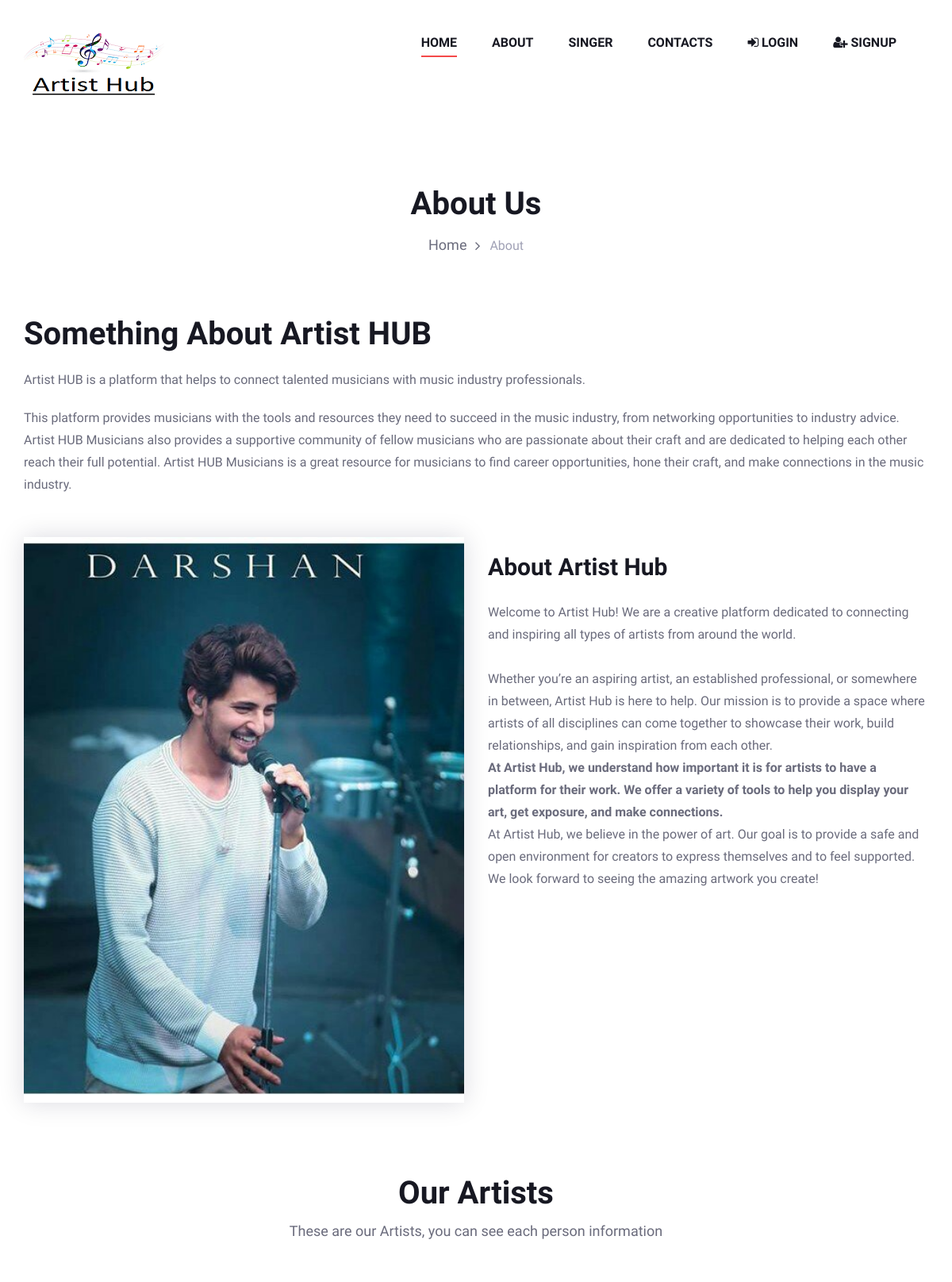
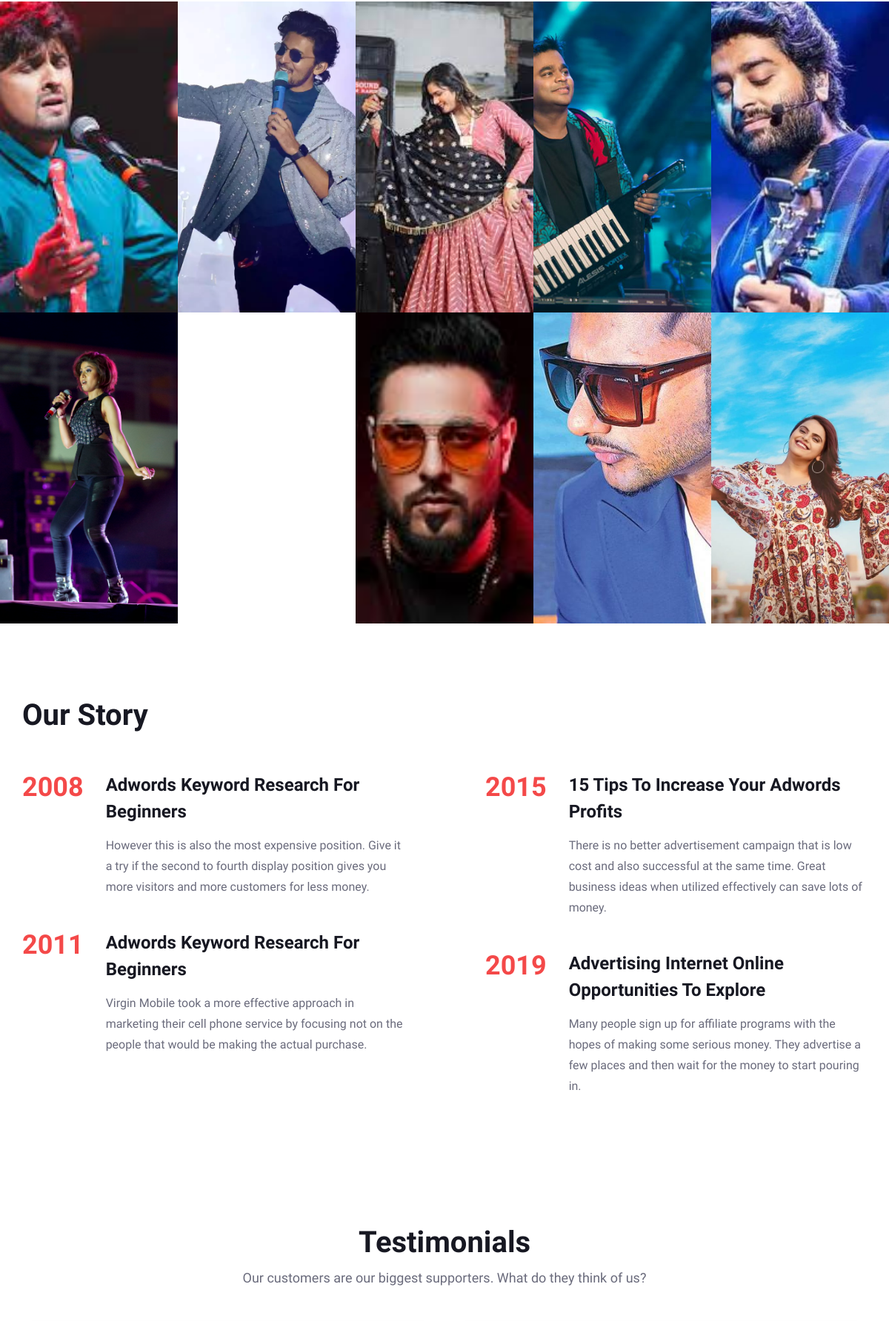
The page /about/ (upper part) on the database its author committed (2 pictures, top to bottom).
### myapp/models.py (models this page shows, shortened)
class Artist(models.Model):
	fname=models.CharField(max_length=100)
	lname=models.CharField(max_length=100)
	email=models.EmailField()
	mobile=models.BigIntegerField()
	about=models.TextField(max_length=500)
	facebook=models.CharField(max_length=100)
	instagram=models.CharField(max_length=100)
	twitter=models.CharField(max_length=100)
	password=models.CharField(max_length=50)
	profile_pic=models.ImageField(upload_to='profile_pic')

### myapp/views.py (the view)
# urls.py: path('about/',views.about,name='about'),
def about(request):
	artist=Artist.objects.all().order_by('id')[:3]
	artist_all=Artist.objects.all()
	return render(request,'about-us.html',{'artist':artist,'artist_all':artist_all})

### myapp/templates/about-us.html (shortened to what this page needs)
{% extends 'header.html' %}
{% load static %}
{% block content %}
<!DOCTYPE html>
<html lang="zxx">
<head>
</head>
<body>
    <section class="breadcrumb-section">
        <div class="container">
            <div class="row">
                <div class="col-lg-12">
                    <div class="breadcrumb-text">
                        <h2>About Us</h2>
                        <div class="bt-option">
                            <a href="/">Home</a>
                            <span>About</span>
                        </div>
                    </div>
                </div>
            </div>
        </div>
    </section>
    <section class="about-section spad">
        <div class="container">
            <div class="row">
                <div class="col-lg-12">
                    <div class="section-title">
                        <h2>Something About Artist HUB</h2>
                        <p class="f-para"> Artist HUB is a platform that helps to connect talented musicians with music industry professionals. </p>
                        <p>This platform provides musicians with the tools and resources they need to succeed in the music industry, from networking opportunities to industry advice. Artist HUB Musicians also provides a supportive community of fellow musicians who are passionate about their craft and are dedicated to helping each other reach their full potential. Artist HUB Musicians is a great resource for musicians to find career opportunities, hone their craft, and make connections in the music industry.</p>
                    </div>
                </div>
            </div>
            <div class="row">
                <div class="col-lg-6">
                    <div class="about-pic">
                        <img src="{% static 'img/darshan.jpg' %}" alt="">
                    </div>
                </div>
                <div class="col-lg-6">
                    <div class="about-text">
                        <h3>About Artist Hub</h3>
                        <p>Welcome to Artist Hub! We are a creative platform dedicated to connecting and inspiring all types of artists from around the world. <br><br>
                            Whether you’re an aspiring artist, an established professional, or somewhere in between, Artist Hub is here to help. Our mission is to provide a space where artists of all disciplines can come together to showcase their work, build relationships, and gain inspiration from each other.<br>
                            <b>At Artist Hub, we understand how important it is for artists to have a platform for their work. We offer a variety of tools to help you display your art, get exposure, and make connections.</b><br>
                            At Artist Hub, we believe in the power of art. Our goal is to provide a safe and open environment for creators to express themselves and to feel supported. We look forward to seeing the amazing artwork you create!</p>
                    </div>
                </div>
            </div>
        </div>
    </section>
    <section class="team-member-section">
        <div class="container">
            <div class="row">
                <div class="col-lg-12">
                    <div class="section-title">
                        <h2>Our Artists </h2>
                        <p>These are our Artists, you can see each person information</p>
                    </div>
                </div>
            </div>
        </div>
        {% for i in artist_all %}
        <div class="member-item set-bg" data-setbg="{{ i.profile_pic.url }}">
        </div>
        {% endfor %}
    </section>
    <section class="story-section spad">
        <div class="container">
            <div class="row">
                <div class="col-lg-12">
                    <div class="section-title">
                        <h2>Our Story</h2>
                    </div>
                </div>
            </div>
            <div class="row">
                <div class="col-lg-6">
                    <div class="story-left">
                        <div class="story-item">
                            <h2>2008</h2>
                            <div class="si-text">
                                <h4>Adwords Keyword Research For Beginners</h4>
                                <p>However this is also the most expensive position. Give it a try if the second to fourth display position gives you more visitors and more customers for less money.</p>
                            </div>
                        </div>
                        <div class="story-item">
                            <h2>2011</h2>
                            <div class="si-text">
                                <h4>Adwords Keyword Research For Beginners</h4>
                                <p>Virgin Mobile took a more effective approach in marketing their cell phone service by focusing not on the people that would be making the actual purchase.</p>
                            </div>
                        </div>
                    </div>
                </div>
                <div class="col-lg-6">
                    <div class="story-right">
                        <div class="story-item">
                            <h2>2015</h2>
                            <div class="si-text">
                                <h4>15 Tips To Increase Your Adwords Profits</h4>
                                <p>There is no better advertisement campaign that is low cost and also successful at the same time. Great business ideas when utilized effectively can save lots of money.</p>
                            </div>
                        </div>
                        <div class="story-item">
                            <h2>2019</h2>
                            <div class="si-text">
                                <h4>Advertising Internet Online Opportunities To Explore</h4>
                                <p>Many people sign up for affiliate programs with the hopes of making some serious money. They advertise a few places and then wait for the money to start pouring in.</p>
                            </div>
                        </div>
                    </div>
                </div>
            </div>
        </div>
    </section>
    <section class="testimonial-section spad">
        <div class="container">
            <div class="row">
                <div class="col-lg-12">
                    <div class="section-title">
                        <h2>Testimonials</h2>
                        <p>Our customers are our biggest supporters. What do they think of us?</p>
                    </div>
                </div>
            </div>
            <div class="row">
                <div class="col-lg-12">
                    <div class="row">
                        <div class="testimonial-slider owl-carousel">
                        </div>
                    </div>
                </div>
            </div>
        </div>
    </section>
</body>
</html>
{% endblock %}

### myapp/static/css/style.css (style rules this page uses)
html, body { height: 100%; font-family: "Work Sans", sans-serif; -webkit-font-smoothing: antialiased; font-smoothing: antialiased; }
h1, h2, h3, h4, h5, h6 { margin: 0; color: #111111; font-weight: 400; font-family: "Work Sans", sans-serif; }
h2 { font-size: 36px; }
h3 { font-size: 30px; }
h4 { font-size: 24px; }
p { font-size: 16px; font-family: "Work Sans", sans-serif; color: #6a6b7c; font-weight: 400; line-height: 28px; margin: 0 0 15px 0; }
img { max-width: 100%; }
.section-title { text-align: center; margin-bottom: 52px; }
.section-title h2 { font-size: 40px; font-weight: 700; color: #171822; margin-bottom: 10px; }
.section-title p { font-size: 18px; color: #6a6b7c; margin-bottom: 0; }
.set-bg { background-repeat: no-repeat; background-size: cover; background-position: top center; }
.spad { padding-top: 100px; padding-bottom: 100px; }
.team-member-section { overflow: hidden; }
.member-item { width: 20%; float: left; height: 420px; position: relative; overflow: hidden; }
.breadcrumb-section { padding: 75px 0 75px; }
.breadcrumb-text { text-align: center; }
.breadcrumb-text h2 { font-size: 40px; color: #171822; font-weight: 600; margin-bottom: 14px; }
.breadcrumb-text .bt-option a { font-size: 18px; color: #6a6b7c; display: inline-block; margin-right: 25px; position: relative; }
.breadcrumb-text .bt-option a:after { position: absolute; right: -17px; top: 2px; content: ""; font-family: "FontAwesome"; }
.breadcrumb-text .bt-option span { display: inline-block; color: #a0a1b5; }
.about-section { padding-top: 0; padding-bottom: 90px; }
.about-section .section-title { text-align: left; }
.about-section .section-title h2 { margin-bottom: 20px; }
.about-section .section-title p { font-size: 16px; }
.about-section .section-title p.f-para { margin-bottom: 20px; }
.about-pic { -webkit-box-shadow: 0px 0px 30px rgba(11, 12, 48, 0.15); box-shadow: 0px 0px 30px rgba(11, 12, 48, 0.15); }
.about-pic img { min-width: 100%; }
.about-text { padding-top: 20px; }
.about-text h3 { color: #171822; font-weight: 600; margin-bottom: 25px; }
.about-text p { margin-bottom: 20px; }
.story-section { padding-bottom: 30px; }
.story-section .section-title { text-align: left; }
.story-section .section-title h2 { margin-bottom: 0; }
.story-left { padding-right: 40px; }
.story-right { padding-left: 40px; }
.story-item { margin-bottom: 28px; }
.story-item h2 { color: #f44949; font-weight: 600; float: left; margin-right: 30px; line-height: 42px; }
.story-item .si-text { overflow: hidden; }
.story-item .si-text h4 { color: #171822; font-weight: 600; line-height: 36px; margin-bottom: 14px; }
.testimonial-section { padding-bottom: 40px; overflow: hidden; }
.testimonial-section .section-title { margin-bottom: 26px; }
@media only screen and (min-width: 1200px) { .container { max-width: 1170px; } }

### rows shown on the page
Artist: shows a picture
Artist: shows a picture
Artist: shows a picture
Artist: shows a picture
Artist: shows a picture
Artist: shows a picture
Artist: shows a picture
Artist: shows a picture
Artist: shows a picture
